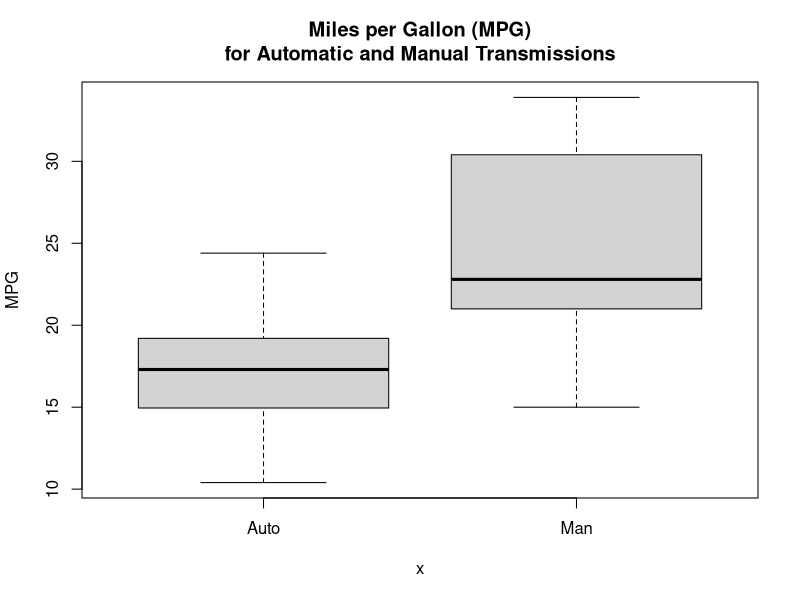

Write the R code that produced this figure. (Note: this script raises an error after producing the figure.)
## ---- chunk 1
# MPG Model zero "000" -- our "quick and dirty" literal regression
mtcars$am <- factor(mtcars$am,levels=c(0,1), labels=c("Auto","Man"))
MPGmod000 <- lm(mpg ~ 0 + as.factor(am), data=mtcars)
MPGmod000
## ---- chunk 2
plot(as.factor(mtcars$am), mtcars$mpg, 
     main = "Miles per Gallon (MPG)\nfor Automatic and Manual Transmissions", 
          ylab = "MPG")
abline(mtcars$mpg ~ as.factor(mtcars$am))
## ---- chunk 3
mtcars[order(-mtcars$mpg), ]
## ---- chunk 4
head(mtcars[order(-mtcars$mpg), ], 5)
## ---- chunk 5
tail(mtcars[order(-mtcars$mpg), ], 5)
## ---- chunk 6
# Correlation matrix
# From, "R Graphics Cookbook" by Winston Chang, Chapter 13, page 267
data(mtcars)     # reload raw data -- so all variables are numeric and not factor
mcor = cor(mtcars)
round(mcor, digits = 2)
## ---- chunk 7
# create factors with value labels
data(mtcars)
mtcars$gear <- factor(mtcars$gear,levels=c(3,4,5),
labels=c("3gears","4gears","5gears"))
mtcars$am <- factor(mtcars$am,levels=c(0,1),
labels=c("Automatic","Manual"))
mtcars$cyl <- factor(mtcars$cyl,levels=c(4,6,8),
labels=c("4 cylinder","6 cylinder","8 cylinder"))
## ---- chunk 8
# Just Transmission variable, "am" (automatic/manual) with y-intercept
MPGmod000 <- lm(mpg ~ as.factor(am), data=mtcars)
summary(MPGmod000)
## ---- chunk 9
# Weight is significant
MPGmod001 <- lm(mpg ~ as.factor(am)+wt, data=mtcars)
summary(MPGmod001)
## ---- chunk 10
# Stepwise regression
# based on example at bottom of R help(step) page
# step example used swiss data, but the example is an exact analogy.
# First we do a regression with all the variables.
modAll <- lm(mpg ~ ., data = mtcars)
# Then we feed the results of the all the variables regression to the step() function
modStep <- step(modAll)
summary(modStep)
modStep$anova
## ---- chunk 11
par(mfrow = c(1,2))
MPGmod003 <- lm(mpg ~ wt + qsec + am, data=mtcars)
plot(MPGmod003, which = 1)
plot(MPGmod003, which = 2)
## ---- chunk 12
library(ggplot2)
mtcars$am <- factor(mtcars$am, labels=c("Automatic","Manual"))
#  
qplot(x = wt, y = mpg, data=mtcars, geom=c("point", "smooth"), 
      method="lm", formula=y~x, color=am, size=qsec,
      main="Regression of MPG on Weight
controlling for Quarter Mile Time amd Transmission Type
modified from QuickR blog post by Robert I. Kabacoff", 
      xlab="Weight (1,000 lbs)", 
      ylab="Miles per Gallon - MPG")
